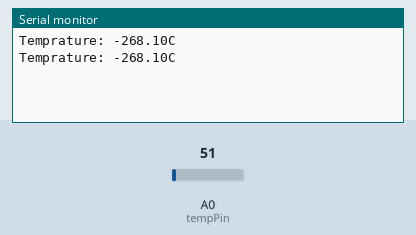
This sketch was run on a simulated Arduino Uno, built with avr-gcc and run on an emulated ATmega328P. On the bench: the last lines printed to the serial monitor. The inputs (shaded band) are chosen by the test bench; at power-on: A0 (tempPin) = 51.

Above: at 1.8 s.
1.9 s: A0 (tempPin) set to 61
At 2.4 s:
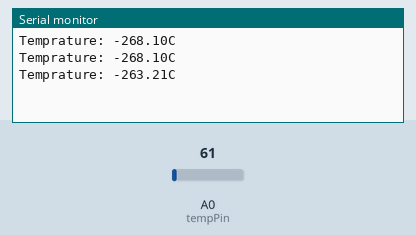
3.4 s: A0 (tempPin) set to 71
At 4.8 s:
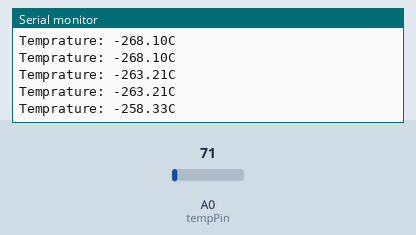
Timing chart, 0 to 6.4 s (numbered marks = the images above; inputs shaded):
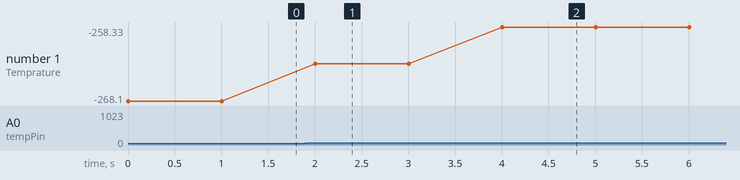

The sketch:

temp_school.ino
```cpp
int tempPin=0,reading;
float temp;

void setup() {
  // put your setup code here, to run once:
  Serial.begin(9600);
}

void loop() {
  // put your main code here, to run repeatedly:
  reading=analogRead(tempPin);
  temp=(5.0*reading*100.0)/1024;
  Serial.print("Temprature: ");
  Serial.print(temp-293);
  Serial.println("C");
 // Serial.println();
  delay(1000);
}
```

Measured:
- after the input at 1.9 s, the serial monitor: prints a new line after 0.10 s (image 1)
- after the input at 3.4 s, the serial monitor: prints a new line after 0.60 s (image 2)
- plotted number 1: -268.1 → -263.21 after the input at 1.9 s, -263.21 → -258.33 after the input at 3.4 s
